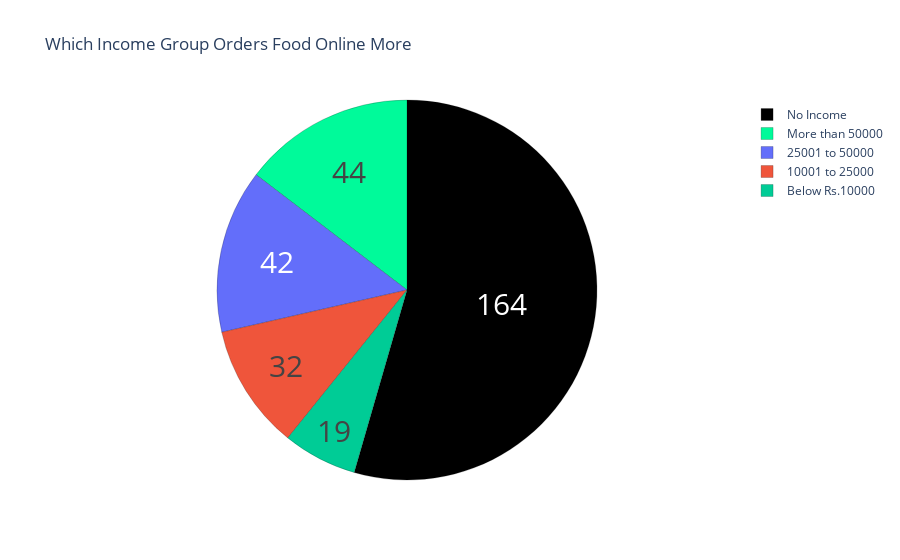

Notebook code cell kept with this figure:
### Code cell
income = buying_again_data["Monthly Income"].value_counts()
label = income.index
counts = income.values
colors = ['black','mediumspringgreen']

fig = go.Figure(data=[go.Pie(labels=label, values=counts)])
fig.update_layout(title_text='Which Income Group Orders Food Online More')
fig.update_traces(hoverinfo='label+percent', textinfo='value', textfont_size=30,
                  marker=dict(colors=colors, line=dict(color='black', width=0.2)))
fig.show()

### Figure 1 — Plotly figure (JSON) as saved in the notebook; plotly's stock layout.template omitted (floating-point values rounded to 4 significant figures)
{"data": [{"hoverinfo": "label+percent", "labels": ["No Income", "More than 50000", "25001 to 50000", "10001 to 25000", "Below Rs.10000"], "marker": {"colors": ["black", "mediumspringgreen"], "line": {"color": "black", "width": 0.2}}, "textfont": {"size": 30}, "textinfo": "value", "type": "pie", "values": [164, 44, 42, 32, 19]}], "layout": {"title": {"text": "Which Income Group Orders Food Online More"}}}
